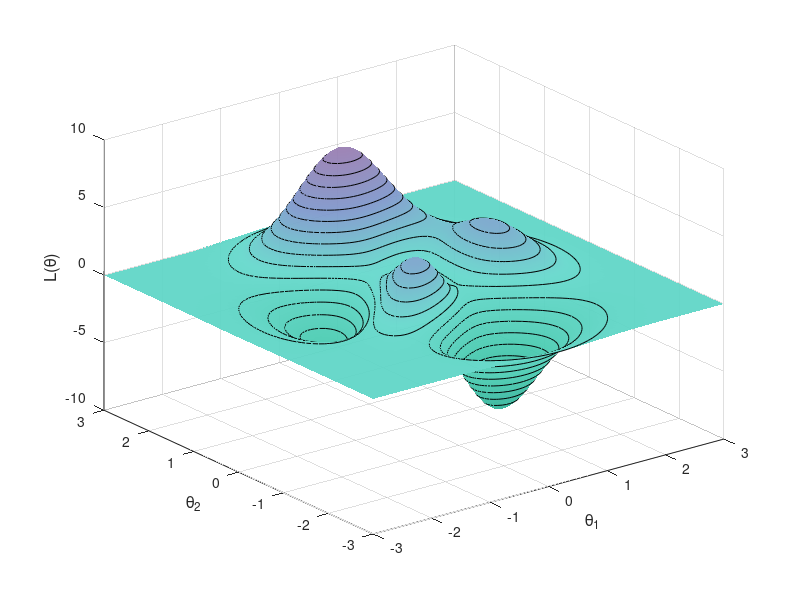

MATLAB code for this plot: (Note: this script raises an error after producing the figure.)
clear; clc; close all;

% 
theta1 = linspace(-3,3,100);
theta2 = linspace(-3,3,100);
[Theta1, Theta2] = meshgrid(theta1, theta2);

L = peaks(Theta1, Theta2);


control_colors = [0.2 0.7 0.6;   
                  0.3 0.8 0.7;   
                  0.4 0.85 0.8;  
                  0.5 0.6 0.8;   
                  0.6 0.5 0.7];  
num_colors = 256;
cmap = interp1(linspace(0,1,size(control_colors,1)), control_colors, linspace(0,1,num_colors));

fig = figure('Color','w');
ax = axes(fig);

colormap(ax, cmap);

s = surf(ax, Theta1, Theta2, L, 'EdgeColor','none', 'FaceAlpha', 0.95);
shading interp;
hold on;

%camlight left; lighting phong;
xlabel('\theta_1','FontSize',12);
ylabel('\theta_2','FontSize',12);
zlabel('L(\theta)','FontSize',12);
% title('3D Surface with 2D Contour Projection','FontSize',14);

floorZ = min(L(:)) - 3;

contour_levels = 20; 
[C,hContour] = contour3(Theta1, Theta2, L, contour_levels, 'k');

hContour.ZData = floorZ * ones(size(hContour.XData));


floorSurface = surf(Theta1, Theta2, floorZ*ones(size(L)), L, ...
    'EdgeColor','none', 'FaceColor','interp', 'FaceAlpha',0.8);



[Fx, Fy] = gradient(peaks(Theta1, Theta2), theta1(2)-theta1(1), theta2(2)-theta2(1));


initial_points = [-2 -2; 2 2; -2 2; 2 -2];
num_steps = 10;
step_size = 0.2;

path_colors = [1 0.5 0;    
               0.9 0.3 0;  
               1 0.4 0.1;  
               1 0.6 0.2]; 

for i = 1:size(initial_points,1)
    t_current = initial_points(i,:);
    traj = t_current; 
    for step = 1:num_steps
        [gx, gy] = getGradient(t_current(1), t_current(2), theta1, theta2, Fx, Fy);
        t_new = t_current - step_size * [gx gy];
        traj = [traj; t_new];
        t_current = t_new;
    end
    traj_loss = peaks(traj(:,1), traj(:,2));
    
end

view(ax, [45 50]);
axis off; 

% % 
function [gx, gy] = getGradient(t1, t2, theta1, theta2, Fx, Fy)
    [~, i1] = min(abs(theta1 - t1));
    [~, i2] = min(abs(theta2 - t2));
    gx = Fx(i2, i1);
    gy = Fy(i2, i1);
end






